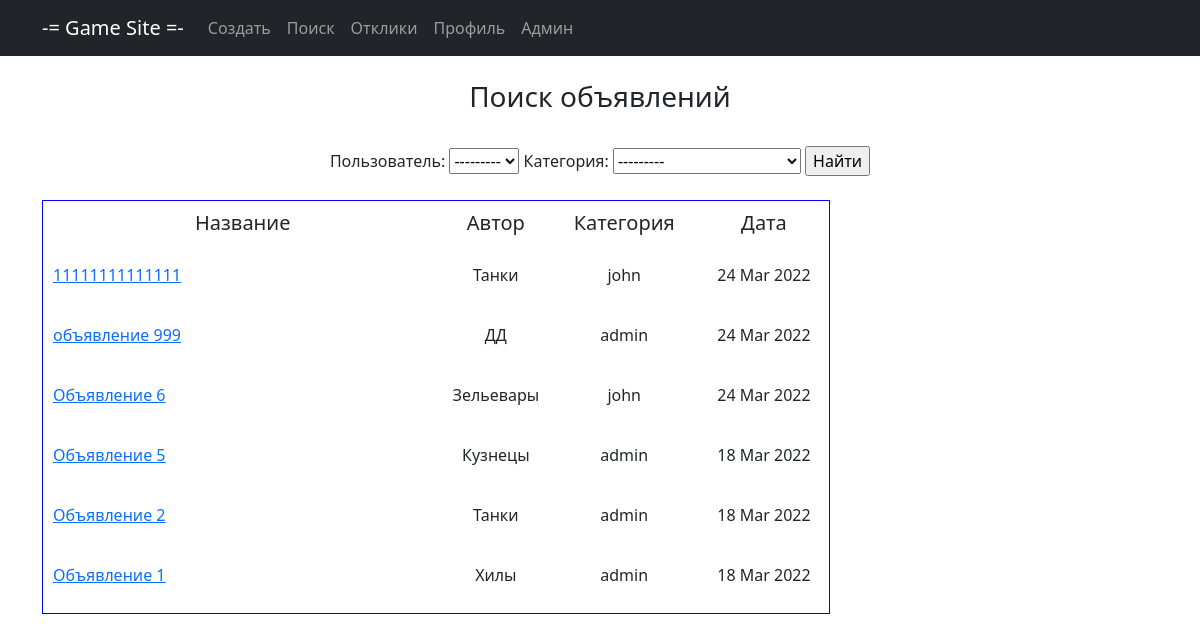
The app's page /search/, older data.
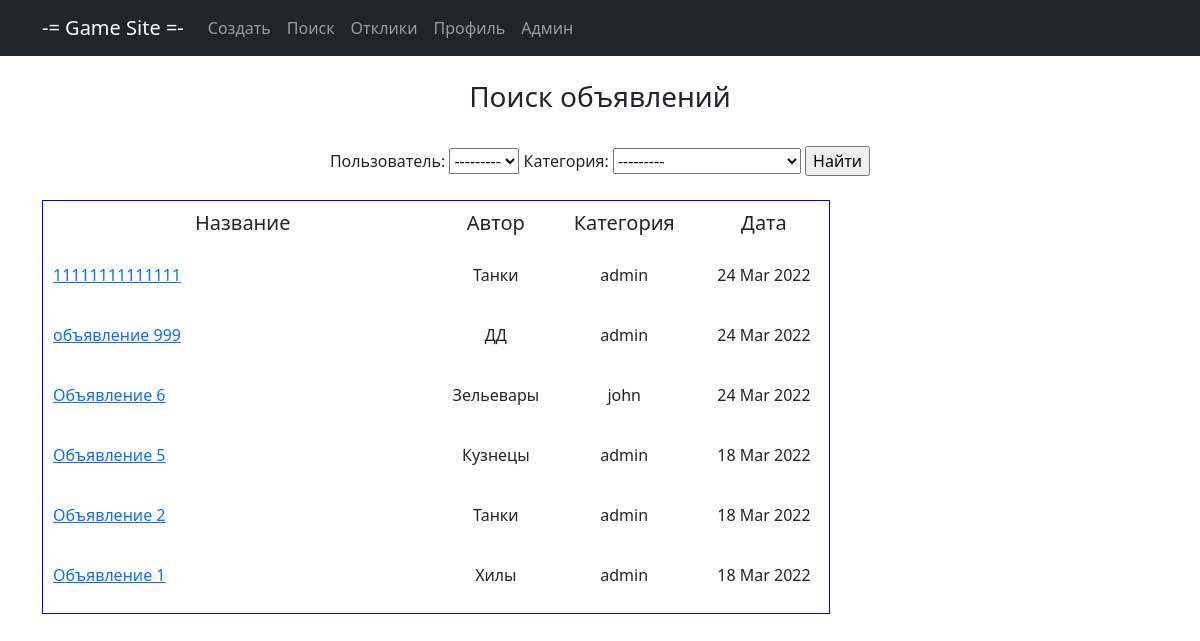
The same page, newer data.
### main/models.py (models this page shows, shortened)
class Note(models.Model):
    title = models.CharField(max_length=128, verbose_name='Название')
    content = RichTextUploadingField(verbose_name='Контент')
    datetime = models.DateTimeField(auto_now_add=True, verbose_name='Дата создания')
    user = models.ForeignKey(User, blank=True, null=True, on_delete=models.CASCADE, verbose_name='Пользователь')
    category = models.ForeignKey(Category, on_delete=models.CASCADE, verbose_name='Категория')

class Category(models.Model):
    name = models.CharField(max_length=64, unique=True, verbose_name='Название')
    def __str__(self):
        return f'{self.name}'

### main/views.py (the view)
# urls.py: path('search/', NoteSearch.as_view(), name='search'),
class NoteSearch(ListView):
    model = Note
    template_name = 'note_search.html'
    context_object_name = 'note'
    ordering = ['-datetime']
    def get_context_data(self, **kwargs):
        context = super().get_context_data(**kwargs)
        context['filter'] = NoteFilter(self.request.GET, queryset=self.get_queryset())
        return context

### templates/note_search.html (shortened to what this page needs)
{% extends 'static/default.html' %}
{% block content %}
<br><h3>Поиск объявлений</h3>
<br><form method="GET">
    {{ filter.form }}
    <input type="submit" value="Найти">
</form><br>
<table cellspacing="5" cellpadding="10" border="1"
       style=" border-spacing : 10px; border-color : blue; border-style: solid;" bgcolor="FFFFFF">
    <tr>
        <td width="400">
            <h5>Название</h5>
        </td>
        <td width="100">
            <h5>Автор</h5>
        </td>
        <td width="150">
            <h5>Категория</h5>
        </td>
        <td width="130">
            <h5>Дата</h5>
        </td>
    </tr>
    {% for note in filter.qs %}
    <tr>
        <td>
            <p align="left"><a href="{% url 'detail' note.id %}"><u>{{ note.title | truncatechars:60 }}</u></a></p>
        </td>
        <td>
            <p align="center">{{ note.category }}</p>
        </td>
        <td>
            <p align="center">{{ note.user }}</p>
        </td>
        <td>
            <p align="center">{{ note.datetime | date:"d M Y" }}</p>
        </td>
    </tr>
    {% endfor %}
</table>
<br>
{% endblock content %}

Row changes from the older to the newer data that the page shows:
changed Note (number 1 of 6 on the later page): user "john" → "admin"
